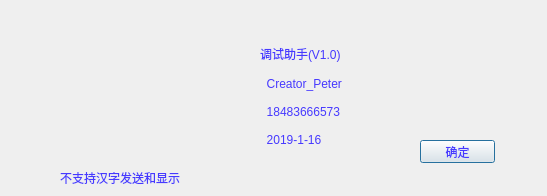
<?xml version="1.0" encoding="UTF-8"?>
<ui version="4.0">
 <class>AboutDialog</class>
 <widget class="QDialog" name="AboutDialog">
  <property name="geometry">
   <rect>
    <x>0</x>
    <y>0</y>
    <width>547</width>
    <height>196</height>
   </rect>
  </property>
  <property name="windowTitle">
   <string>Dialog</string>
  </property>
  <property name="autoFillBackground">
   <bool>false</bool>
  </property>
  <property name="styleSheet">
   <string notr="true">color: rgb(70, 57, 255);</string>
  </property>
  <widget class="QPushButton" name="pushButton">
   <property name="geometry">
    <rect>
     <x>420</x>
     <y>140</y>
     <width>75</width>
     <height>23</height>
    </rect>
   </property>
   <property name="text">
    <string>确定</string>
   </property>
  </widget>
  <widget class="QLabel" name="label_2">
   <property name="geometry">
    <rect>
     <x>40</x>
     <y>20</y>
     <width>151</width>
     <height>141</height>
    </rect>
   </property>
   <property name="text">
    <string/>
   </property>
   <property name="pixmap">
    <pixmap resource="../Imge/about.qrc">:/images/About.JPG</pixmap>
   </property>
   <property name="scaledContents">
    <bool>true</bool>
   </property>
  </widget>
  <widget class="QLabel" name="label_3">
   <property name="geometry">
    <rect>
     <x>260</x>
     <y>30</y>
     <width>111</width>
     <height>131</height>
    </rect>
   </property>
   <property name="text">
    <string>调试助手(V1.0)

  Creator_Peter

  18483666573

  2019-1-16</string>
   </property>
  </widget>
  <widget class="QLabel" name="label">
   <property name="geometry">
    <rect>
     <x>60</x>
     <y>170</y>
     <width>181</width>
     <height>16</height>
    </rect>
   </property>
   <property name="text">
    <string>不支持汉字发送和显示</string>
   </property>
  </widget>
 </widget>
 <resources>
  <include location="../Imge/about.qrc"/>
 </resources>
 <connections/>
</ui>
